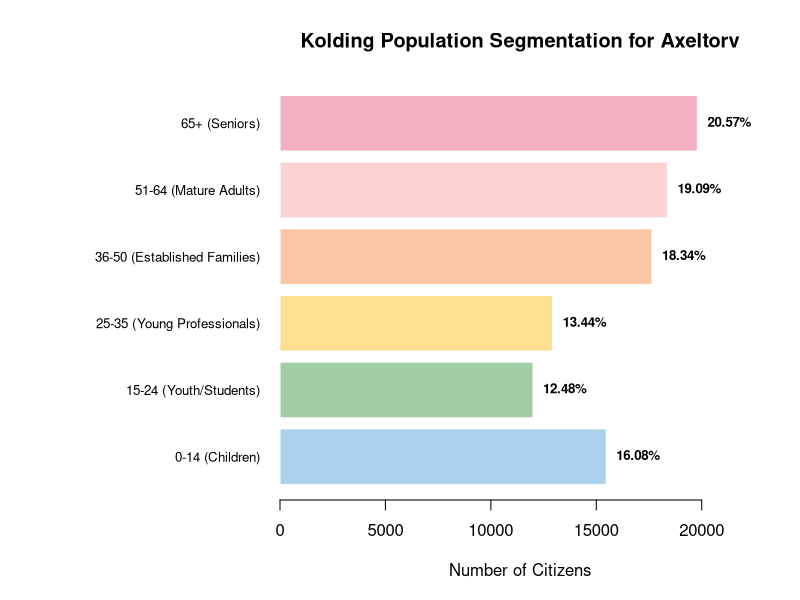

Write R code to recreate this figure.
## ---- chunk 1
knitr::opts_chunk$set(echo = TRUE, warning = FALSE, message = FALSE)
## ---- chunk 2
library(readxl)

pop_data <- as.data.frame(read_excel("population.xlsx", skip = 2))
names(pop_data)[1:3] <- c("Municipality", "Time_Period", "Age")

pop_data <- pop_data[pop_data$Age != "Age, total", ]
pop_data$Age <- as.numeric(gsub("[^0-9]", "", pop_data$Age))
pop_data <- pop_data[, c(-1, -2)]
## ---- chunk 3
pop_data$Age_Group <- "65+ (Seniors)"
pop_data$Age_Group[pop_data$Age <= 14] <- "0-14 (Children)"
pop_data$Age_Group[pop_data$Age >= 15 & pop_data$Age <= 24] <- "15-24 (Youth/Students)"
pop_data$Age_Group[pop_data$Age >= 25 & pop_data$Age <= 35] <- "25-35 (Young Professionals)"
pop_data$Age_Group[pop_data$Age >= 36 & pop_data$Age <= 50] <- "36-50 (Established Families)"
pop_data$Age_Group[pop_data$Age >= 51 & pop_data$Age <= 64] <- "51-64 (Mature Adults)"

summary_table <- aggregate(cbind(Total, Men, Women) ~ Age_Group, data = pop_data, FUN = sum)
summary_table$Percentage <- round((summary_table$Total / sum(summary_table$Total)) * 100, 2)
print(summary_table)
## ---- chunk 4
par(mar = c(5, 14, 4, 2))

bp <- barplot(summary_table$Total,
              names.arg = summary_table$Age_Group,
              main = "Kolding Population Segmentation for Axeltorv",
              xlab = "Number of Citizens",
              col = c("#aad2ec", "#a1cca5", "#ffdf91", "#fbc6a4", "#fcd1d1", "#f3b0c3"),
              border = "white",
              las = 1,
              horiz = TRUE,
              cex.names = 0.8,
              xlim = c(0, max(summary_table$Total) * 1.15))

text(x = summary_table$Total,
     y = bp,
     label = paste0(summary_table$Percentage, "%"),
     pos = 4,
     col = "black",
     font = 2,
     cex = 0.8)
